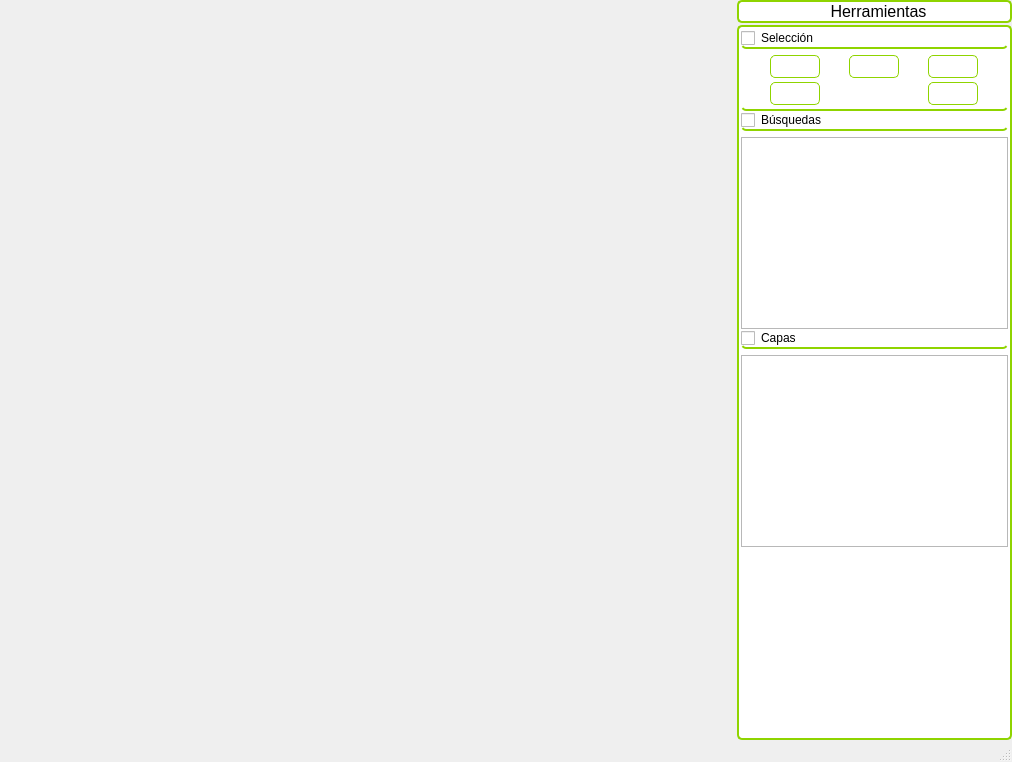
<?xml version="1.0" encoding="UTF-8"?>
<ui version="4.0">
 <class>MainWindow</class>
 <widget class="QMainWindow" name="MainWindow">
  <property name="geometry">
   <rect>
    <x>0</x>
    <y>0</y>
    <width>1012</width>
    <height>762</height>
   </rect>
  </property>
  <property name="windowTitle">
   <string>gttSIG</string>
  </property>
  <property name="windowIcon">
   <iconset resource="rsc/ficheros.qrc">
    <normaloff>:/img/logo.png</normaloff>:/img/logo.png</iconset>
  </property>
  <property name="styleSheet">
   <string notr="true">QFrame#frame {background: white;
border: 2px solid rgb(143,212,0);

}

QComboBox {
    border: 2px solid rgb(143,212,0);
    border-radius: 5px;
    padding: 1px 18px 1px 3px;
    min-width: 6em;
}

QComboBox:editable {
    background: white;
}

QComboBox:!editable, QComboBox::drop-down:editable {
     background: white;
}

/* QComboBox gets the &quot;on&quot; state when the popup is open */
QComboBox:!editable:on, QComboBox::drop-down:editable:on {
    background: qlineargradient(x1: 0, y1: 0, x2: 0, y2: 1,
                                stop: 0 #D3D3D3, stop: 0.4 #D8D8D8,
                                stop: 0.5 #DDDDDD, stop: 1.0 #E1E1E1);
}

QComboBox:on { /* shift the text when the popup opens */
    padding-top: 3px;
    padding-left: 4px;
}

QComboBox::drop-down {
    subcontrol-origin: padding;
    subcontrol-position: top right;
    width: 15px;

    border-left-width: 1px;
    border-left-color: rgb(143,212,0);
    border-left-style: solid; /* just a single line */
    border-top-right-radius: 3px; /* same radius as the QComboBox */
    border-bottom-right-radius: 3px;
}

QComboBox::down-arrow {
    image: url(D:/l.png);
}

QComboBox::down-arrow:on { /* shift the arrow when popup is open */
    top: 1px;
    left: 1px;
}

QLineEdit {
border: 2px solid rgb(143,212,0);
border-radius: 5px;
}

QPushButton {
    background-color: white;
	border-style: solid;
    border-width: 1px;
    border-radius: 5px;
    border-color: rgb(143,212,0);

}
QPushButton:hover {
    background-color: gray;
    border-width: 2px;
    border-radius: 5px;
    border-color: rgb(143,212,0);

}
QPushButton:pressed {
    background-color: rgb(143,212,0);
    border-width: 2px;
    border-radius: 5px;
    border-color: rgb(143,212,0);

}
QScrollBar:vertical {               
    border: 1px solid #999999;
    background:white;
    width:10px; 
    margin: 0px 0px 0px 0px;
    }
QScrollBar::handle:vertical {
    background: qlineargradient(x1:0, y1:0, x2:1, y2:0, stop: 0  rgb(143, 212, 0), stop: 0.5 rgb(143, 212, 0),  stop:1 rgb(143, 212, 0));
    min-height: 0px;
    }
   QScrollBar::add-line:vertical {
        background: qlineargradient(x1:0, y1:0, x2:1, y2:0,
        stop: 0  rgb(143, 212, 0), stop: 0.5 rgb(143, 212, 0),  stop:1 rgb(143, 212, 0));
        height: px;
        subcontrol-position: bottom;
      subcontrol-origin: margin;
    }
    QScrollBar::sub-line:vertical {
        background: qlineargradient(x1:0, y1:0, x2:1, y2:0,
        stop: 0  rgb(143, 212, 0), stop: 0.5 rgb(143, 212, 0),  stop:1 rgb(143, 212, 0));
       height: 0px;
        subcontrol-position: top;
        subcontrol-origin: margin;
    }
    
QGroupBox {
    border: 2px solid gray;
    border-radius: 5px;
    margin-top: 3ex; /* leave space at the top for the title */
	font-size: 12px;
	font: Arial;
	font-weight: bold;
}

QGroupBox::title {
    subcontrol-origin: margin;
    subcontrol-position: top center; /* position at the top center */
    padding: 2 5px 2 5px;
	top: 2px;
	border: 2px solid gray;
	border-radius: 5px;    
}

QWidget#muelle {
    border: 2px solid rgb(143,212,0);
	border-radius: 5px;
	background: white;
}
QWidget#marco {
    border: 2px solid rgb(143,212,0);
	border-radius: 5px;
}
QCheckBox#c_seleccion:unchecked {
	border-bottom: 2px solid rgb(143,212,0);
	border-radius: 5px;
}

QCheckBox#c_seleccion::indicator:unchecked {
    image: url(:/img/recogido.png);

}

QCheckBox#c_seleccion::indicator:checked {
    image: url(:/img/desplegado.png);
}
QCheckBox#c_Busquedas:unchecked {
	border-bottom: 2px solid rgb(143,212,0);
	border-radius: 5px;
}

QCheckBox#c_Busquedas::indicator:unchecked {
    image: url(:/img/recogido.png);

}

QCheckBox#c_Busquedas::indicator:checked {
    image: url(:/img/desplegado.png);
}

QCheckBox#c_capas:unchecked {
	border-bottom: 2px solid rgb(143,212,0);
	border-radius: 5px;
}

QCheckBox#c_capas::indicator:unchecked {
    image: url(:/img/recogido.png);

}

QCheckBox#c_capas::indicator:checked {
    image: url(:/img/desplegado.png);
}

QWidget#g_busquedas {
	border-bottom: 2px solid rgb(143,212,0);
	border-radius: 5px;
}

QWidget#g_seleccion {
	border-bottom: 2px solid rgb(143,212,0);
	border-radius: 5px;
}
QWidget#g_capas {
	border-bottom: 2px solid rgb(143,212,0);
	border-radius: 5px;
}</string>
  </property>
  <widget class="QWidget" name="centralwidget">
   <layout class="QHBoxLayout" name="horizontalLayout_4">
    <property name="margin">
     <number>0</number>
    </property>
    <item>
     <layout class="QHBoxLayout" name="layout"/>
    </item>
   </layout>
  </widget>
  <widget class="QMenuBar" name="menubar">
   <property name="geometry">
    <rect>
     <x>0</x>
     <y>0</y>
     <width>1012</width>
     <height>21</height>
    </rect>
   </property>
  </widget>
  <widget class="QDockWidget" name="dockWidget">
   <property name="minimumSize">
    <size>
     <width>275</width>
     <height>331</height>
    </size>
   </property>
   <property name="maximumSize">
    <size>
     <width>275</width>
     <height>524287</height>
    </size>
   </property>
   <property name="font">
    <font>
     <pointsize>12</pointsize>
    </font>
   </property>
   <property name="styleSheet">
    <string notr="true">QDockWidget {
    border: 2px solid rgb(143,212,0);
	background: white;
}

QDockWidget::title {
    text-align: center; /* align the text to the left */
	border: 2px solid rgb(143,212,0);
	background: white;
	border-radius: 5px;
    padding-left: 5px;
}

</string>
   </property>
   <property name="features">
    <set>QDockWidget::NoDockWidgetFeatures</set>
   </property>
   <property name="allowedAreas">
    <set>Qt::RightDockWidgetArea</set>
   </property>
   <property name="windowTitle">
    <string>Herramientas</string>
   </property>
   <attribute name="dockWidgetArea">
    <number>2</number>
   </attribute>
   <widget class="QWidget" name="dockWidgetContents">
    <layout class="QVBoxLayout" name="verticalLayout">
     <property name="leftMargin">
      <number>0</number>
     </property>
     <property name="topMargin">
      <number>2</number>
     </property>
     <property name="rightMargin">
      <number>0</number>
     </property>
     <property name="bottomMargin">
      <number>0</number>
     </property>
     <item>
      <widget class="QWidget" name="muelle" native="true">
       <property name="styleSheet">
        <string notr="true"/>
       </property>
       <layout class="QVBoxLayout" name="verticalLayout_2">
        <property name="spacing">
         <number>0</number>
        </property>
        <property name="margin">
         <number>4</number>
        </property>
        <item>
         <widget class="QWidget" name="gc_seleccion" native="true">
          <property name="sizePolicy">
           <sizepolicy hsizetype="Preferred" vsizetype="Maximum">
            <horstretch>0</horstretch>
            <verstretch>0</verstretch>
           </sizepolicy>
          </property>
          <property name="styleSheet">
           <string notr="true"/>
          </property>
          <layout class="QHBoxLayout" name="horizontalLayout">
           <property name="spacing">
            <number>0</number>
           </property>
           <property name="margin">
            <number>0</number>
           </property>
           <item>
            <widget class="QCheckBox" name="c_seleccion">
             <property name="minimumSize">
              <size>
               <width>0</width>
               <height>20</height>
              </size>
             </property>
             <property name="styleSheet">
              <string notr="true"/>
             </property>
             <property name="text">
              <string>Selección</string>
             </property>
            </widget>
           </item>
          </layout>
         </widget>
        </item>
        <item>
         <widget class="QWidget" name="g_seleccion" native="true">
          <property name="maximumSize">
           <size>
            <width>16777215</width>
            <height>100</height>
           </size>
          </property>
          <property name="styleSheet">
           <string notr="true"/>
          </property>
          <layout class="QGridLayout" name="gridLayout_2">
           <property name="leftMargin">
            <number>0</number>
           </property>
           <property name="topMargin">
            <number>6</number>
           </property>
           <property name="rightMargin">
            <number>0</number>
           </property>
           <property name="bottomMargin">
            <number>6</number>
           </property>
           <property name="horizontalSpacing">
            <number>0</number>
           </property>
           <property name="verticalSpacing">
            <number>4</number>
           </property>
           <item row="1" column="2">
            <widget class="QPushButton" name="sel_custom">
             <property name="minimumSize">
              <size>
               <width>50</width>
               <height>23</height>
              </size>
             </property>
             <property name="maximumSize">
              <size>
               <width>50</width>
               <height>16777215</height>
              </size>
             </property>
             <property name="text">
              <string/>
             </property>
             <property name="icon">
              <iconset resource="rsc/ficheros.qrc">
               <normaloff>:/icons/custom.png</normaloff>:/icons/custom.png</iconset>
             </property>
            </widget>
           </item>
           <item row="2" column="2">
            <widget class="QPushButton" name="sel_Del">
             <property name="minimumSize">
              <size>
               <width>0</width>
               <height>23</height>
              </size>
             </property>
             <property name="text">
              <string/>
             </property>
             <property name="icon">
              <iconset resource="rsc/ficheros.qrc">
               <normaloff>:/icons/borrar.png</normaloff>:/icons/borrar.png</iconset>
             </property>
            </widget>
           </item>
           <item row="2" column="0">
            <widget class="QPushButton" name="sel_circ">
             <property name="minimumSize">
              <size>
               <width>0</width>
               <height>23</height>
              </size>
             </property>
             <property name="text">
              <string/>
             </property>
             <property name="icon">
              <iconset resource="rsc/ficheros.qrc">
               <normaloff>:/icons/circulo.png</normaloff>:/icons/circulo.png</iconset>
             </property>
            </widget>
           </item>
           <item row="1" column="0">
            <widget class="QPushButton" name="sel_rect">
             <property name="minimumSize">
              <size>
               <width>0</width>
               <height>23</height>
              </size>
             </property>
             <property name="maximumSize">
              <size>
               <width>50</width>
               <height>16777215</height>
              </size>
             </property>
             <property name="text">
              <string/>
             </property>
             <property name="icon">
              <iconset resource="rsc/ficheros.qrc">
               <normaloff>:/icons/rectangulo.png</normaloff>:/icons/rectangulo.png</iconset>
             </property>
            </widget>
           </item>
           <item row="1" column="1">
            <widget class="QPushButton" name="sel_idtool">
             <property name="minimumSize">
              <size>
               <width>50</width>
               <height>23</height>
              </size>
             </property>
             <property name="maximumSize">
              <size>
               <width>50</width>
               <height>16777215</height>
              </size>
             </property>
             <property name="text">
              <string/>
             </property>
             <property name="icon">
              <iconset resource="rsc/ficheros.qrc">
               <normaloff>:/icons/info.png</normaloff>:/icons/info.png</iconset>
             </property>
            </widget>
           </item>
          </layout>
         </widget>
        </item>
        <item>
         <widget class="QWidget" name="gc_busquedas" native="true">
          <property name="sizePolicy">
           <sizepolicy hsizetype="Preferred" vsizetype="Maximum">
            <horstretch>0</horstretch>
            <verstretch>0</verstretch>
           </sizepolicy>
          </property>
          <property name="styleSheet">
           <string notr="true"/>
          </property>
          <layout class="QHBoxLayout" name="horizontalLayout_2">
           <property name="spacing">
            <number>0</number>
           </property>
           <property name="margin">
            <number>0</number>
           </property>
           <item>
            <widget class="QCheckBox" name="c_Busquedas">
             <property name="minimumSize">
              <size>
               <width>0</width>
               <height>20</height>
              </size>
             </property>
             <property name="styleSheet">
              <string notr="true"/>
             </property>
             <property name="text">
              <string>Búsquedas</string>
             </property>
            </widget>
           </item>
          </layout>
         </widget>
        </item>
        <item>
         <widget class="QWidget" name="g_busquedas" native="true">
          <property name="maximumSize">
           <size>
            <width>16777215</width>
            <height>205</height>
           </size>
          </property>
          <property name="styleSheet">
           <string notr="true"/>
          </property>
          <layout class="QFormLayout" name="formLayout_2">
           <property name="horizontalSpacing">
            <number>0</number>
           </property>
           <property name="verticalSpacing">
            <number>0</number>
           </property>
           <property name="leftMargin">
            <number>0</number>
           </property>
           <property name="topMargin">
            <number>6</number>
           </property>
           <property name="rightMargin">
            <number>0</number>
           </property>
           <property name="bottomMargin">
            <number>0</number>
           </property>
           <item row="0" column="1">
            <widget class="QListWidget" name="listBusquedas"/>
           </item>
          </layout>
         </widget>
        </item>
        <item>
         <widget class="QWidget" name="gc_capas" native="true">
          <property name="sizePolicy">
           <sizepolicy hsizetype="Preferred" vsizetype="Maximum">
            <horstretch>0</horstretch>
            <verstretch>0</verstretch>
           </sizepolicy>
          </property>
          <property name="styleSheet">
           <string notr="true"/>
          </property>
          <layout class="QHBoxLayout" name="horizontalLayout_3">
           <property name="spacing">
            <number>0</number>
           </property>
           <property name="margin">
            <number>0</number>
           </property>
           <item>
            <widget class="QCheckBox" name="c_capas">
             <property name="minimumSize">
              <size>
               <width>0</width>
               <height>20</height>
              </size>
             </property>
             <property name="styleSheet">
              <string notr="true"/>
             </property>
             <property name="text">
              <string>Capas</string>
             </property>
            </widget>
           </item>
          </layout>
         </widget>
        </item>
        <item>
         <widget class="QWidget" name="g_capas" native="true">
          <property name="maximumSize">
           <size>
            <width>16777215</width>
            <height>205</height>
           </size>
          </property>
          <property name="styleSheet">
           <string notr="true"/>
          </property>
          <layout class="QFormLayout" name="formLayout_3">
           <property name="horizontalSpacing">
            <number>0</number>
           </property>
           <property name="verticalSpacing">
            <number>0</number>
           </property>
           <property name="leftMargin">
            <number>0</number>
           </property>
           <property name="topMargin">
            <number>6</number>
           </property>
           <property name="rightMargin">
            <number>0</number>
           </property>
           <property name="bottomMargin">
            <number>0</number>
           </property>
           <item row="0" column="1">
            <widget class="QListWidget" name="listCapas"/>
           </item>
          </layout>
         </widget>
        </item>
        <item>
         <spacer name="verticalSpacer">
          <property name="orientation">
           <enum>Qt::Vertical</enum>
          </property>
          <property name="sizeHint" stdset="0">
           <size>
            <width>20</width>
            <height>40</height>
           </size>
          </property>
         </spacer>
        </item>
       </layout>
      </widget>
     </item>
    </layout>
   </widget>
  </widget>
  <widget class="QStatusBar" name="statusBar"/>
 </widget>
 <resources>
  <include location="rsc/ficheros.qrc"/>
 </resources>
 <connections/>
</ui>
